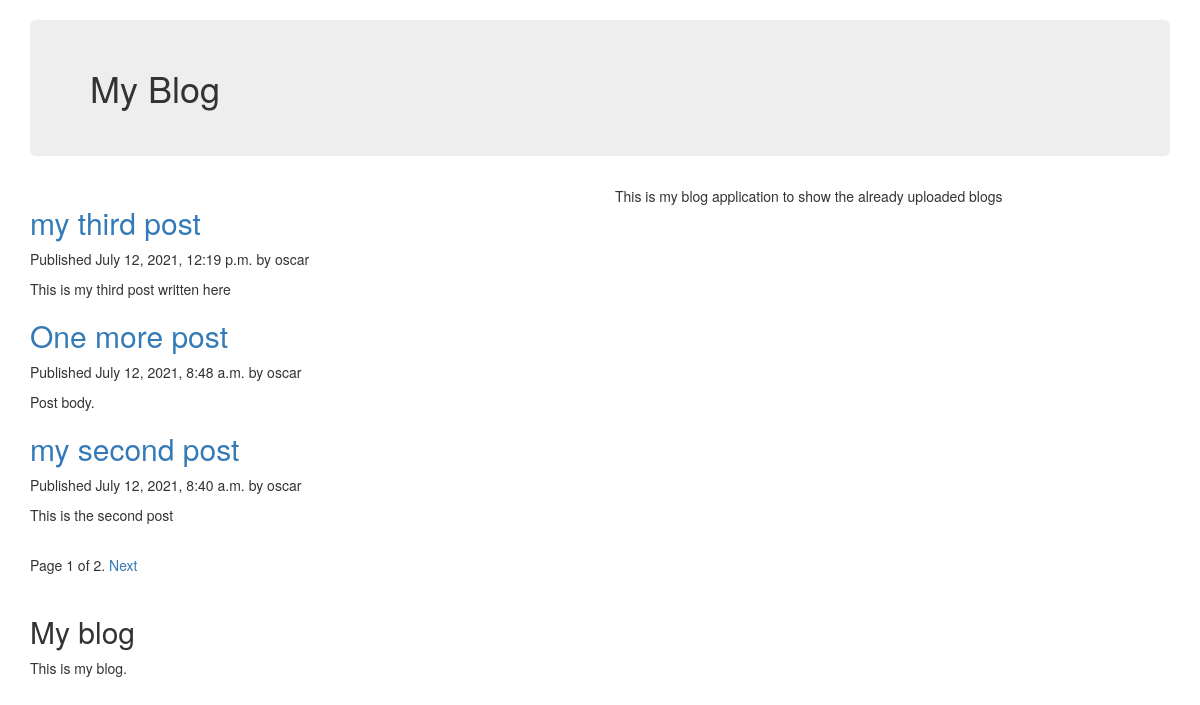
Screenshot of /blog/ with the database file from the repository.
### blog/models.py (models this page shows, shortened)
class Post (models.Model):
    STATUS_CHOICES = (
        ('draft','Draft'),
        ('published','Published'),
    )
    objects = models.Manager() # The default manager.
    published = PublishedManager() # Our custom manager.
    tags = TaggableManager()
    def get_absolute_url(self):
        return reverse('blog:post_detail',
        args=[self.publish.year,
        self.publish.month,
        self.publish.day, self.slug])
    title = models.CharField(max_length = 250)
    slug = models.SlugField(max_length = 250, unique_for_date = 'publish')
    author = models.ForeignKey(User, on_delete=models.CASCADE,  related_name='blog_posts')
    body = models.TextField()
    publish = models.DateTimeField(default = timezone.now)
    created = models.DateTimeField(auto_now_add = True)
    updated = models.DateTimeField(auto_now = True)
    status = models.CharField(max_length=10, choices = STATUS_CHOICES,default = 'draft')
    class Meta:
        ordering = ('-publish',)

### blog/views.py (the view)
# urls.py: path('', views.post_list, name='post_list'),
def post_list(request, tag_slug=None):
    object_list = Post.published.all()
    tag = None
    if tag_slug:
        tag = get_object_or_404(Tag, slug=tag_slug)
        object_list = object_list.filter(tags__in=[tag])
    paginator = Paginator(object_list, 3) # 3 posts in each page
    page = request.GET.get('page')
    try:
        posts = paginator.page(page)
    except PageNotAnInteger:
        posts = paginator.page(1)
    except EmptyPage:
        posts = paginator.page(paginator.num_pages)
    return render(request,
        'blog/post/list.html',
        {'page': page,
        'posts': posts,
        'tag':tag})

### blog/models.py (called while the page is built)
    def get_queryset(self):
        return super(PublishedManager,
            self).get_queryset()\
            .filter(status='published')

### blog/templates/blog/post/list.html (shortened to what this page needs)
{% extends "blog/base.html" %}
{% block content %}
<h1 class="jumbotron">My Blog</h1>
<div class="row">
<div class="col-sm-6">
 {% for post in posts %}
 <h2>
 <a href="{{ post.get_absolute_url }}">
 {{ post.title }}
 </a>
 </h2>
 <p class="date">
 Published {{ post.publish }} by {{ post.author }}
 </p>
 {{ post.body|truncatewords:30|linebreaks }}
 {% endfor %}
 {% include "pagination.html" with page=posts %}
</div>
<div class="col-sm-6">
    <p> This is my blog application to show the already uploaded blogs</p>
</div>
</div>
{% endblock %}

### blog/templates/blog/base.html (shortened to what this page needs)
{% load static %}
<!DOCTYPE html>
<html>
<head>
{% load static %}
{% load crispy_forms_tags %}
<link rel="stylesheet" href="{% static 'css/bootstrap.min.css' %}">
<link rel="stylesheet" href="{% static 'styles.css' %}">
</head>
<body class="container">
 <div class="content">
 {% block content %}
 {% endblock %}
 </div>
 <div id="sidebar">
 <h2>My blog</h2>
 <p>This is my blog.</p>
 </div>
</body>
</html>

### blog/templates/pagination.html (shortened to what this page needs)
<div class="pagination">
    <span class="step-links">
    <span class="current">
    Page {{ page.number }} of {{ page.paginator.num_pages }}.
    </span>
    {% if page.has_next %}
    <a href="?page={{ page.next_page_number }}">Next</a>
    {% endif %}
    </span>
   </div>

### rows the page displays
Post: title "my third post", publish "July 12, 2021, 12:19 p.m.", author "oscar", body "This is my third post written here"
Post: title "One more post", publish "July 12, 2021, 8:48 a.m.", author "oscar", body "Post body."
Post: title "my second post", publish "July 12, 2021, 8:40 a.m.", author "oscar", body "This is the second post"

### other values shown
{{ page.number }} "1"
{{ page.paginator.num_pages }} "2"
